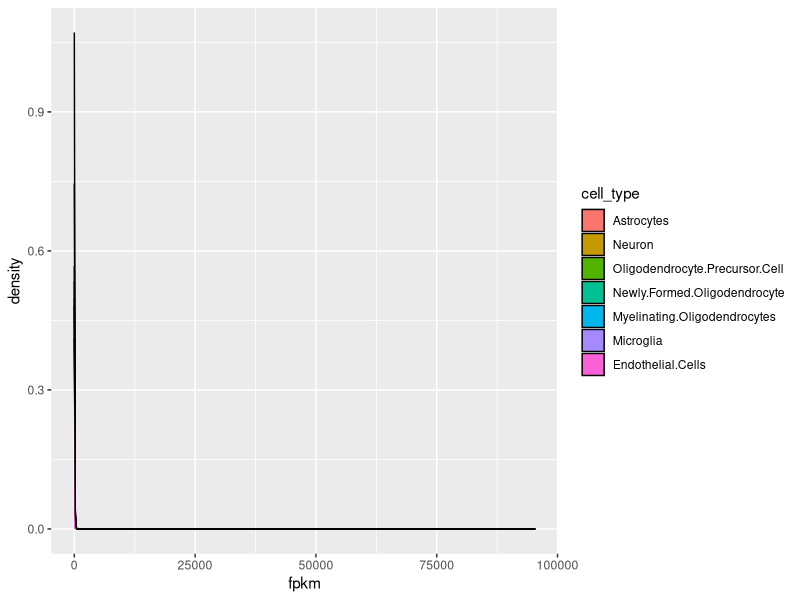
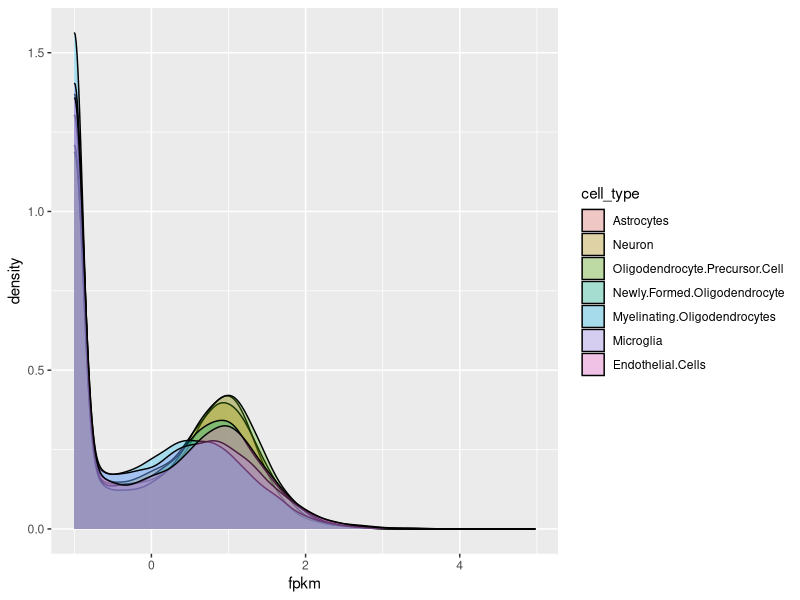
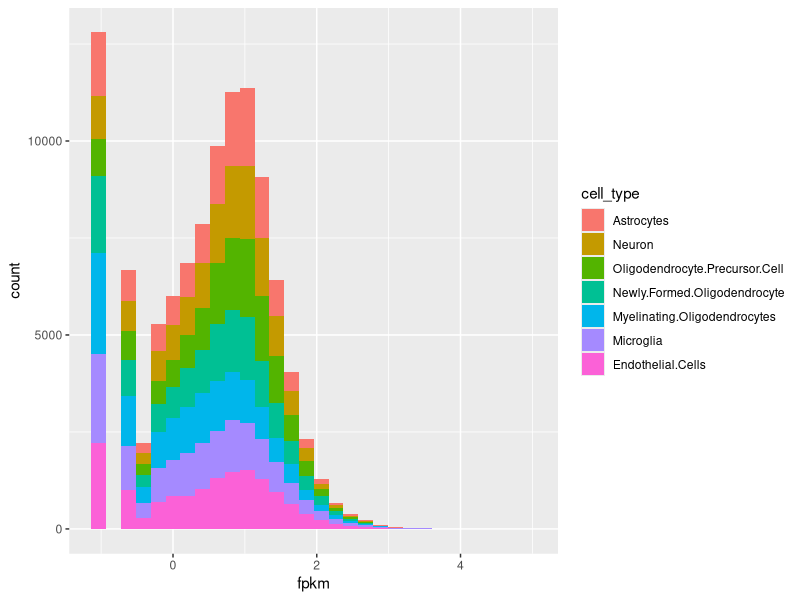
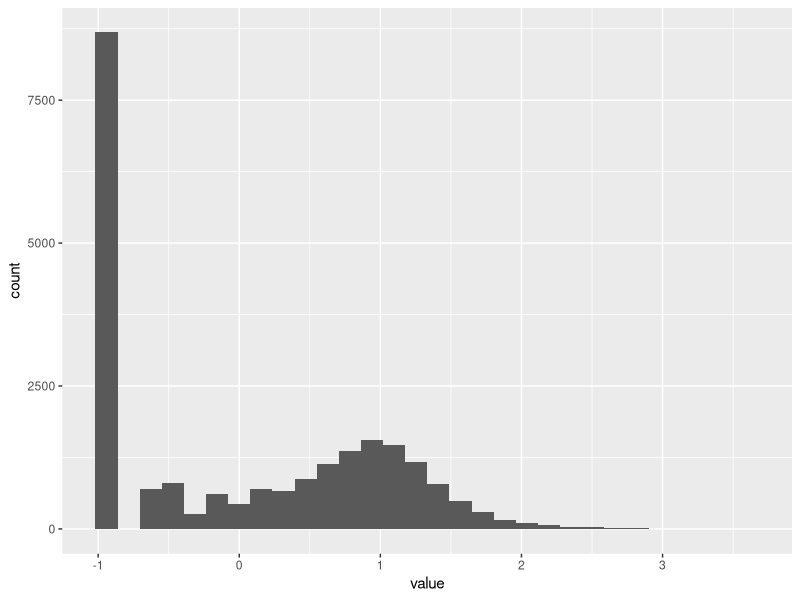
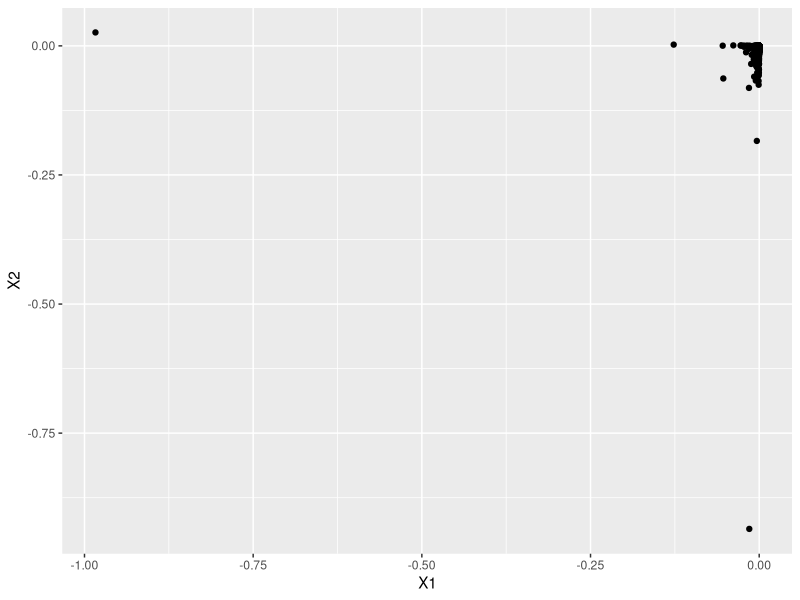
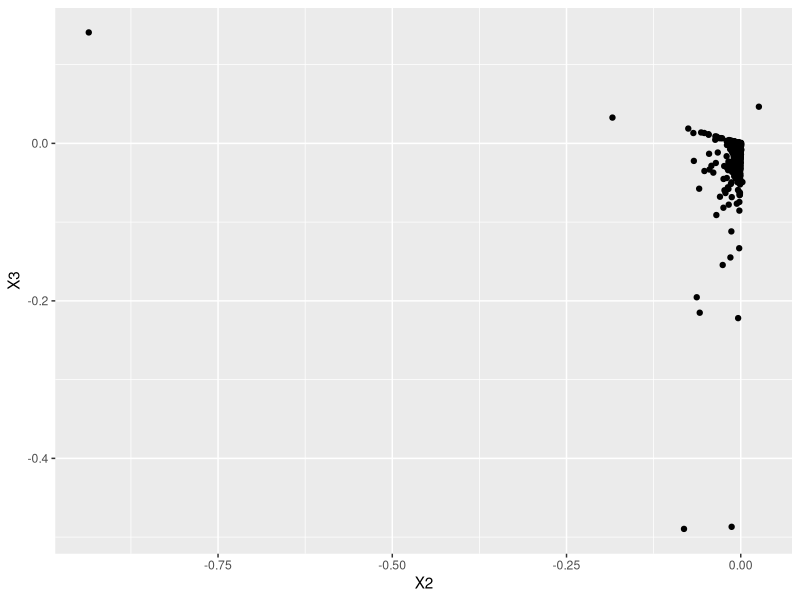
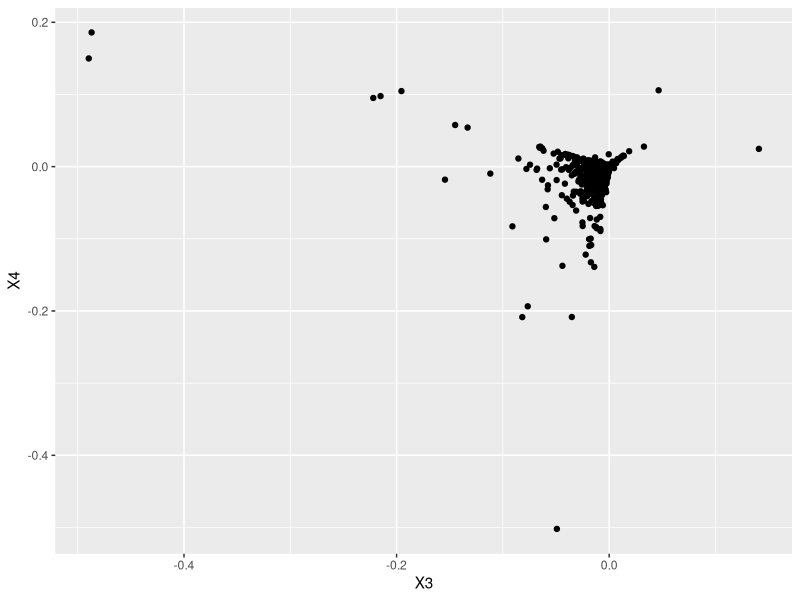
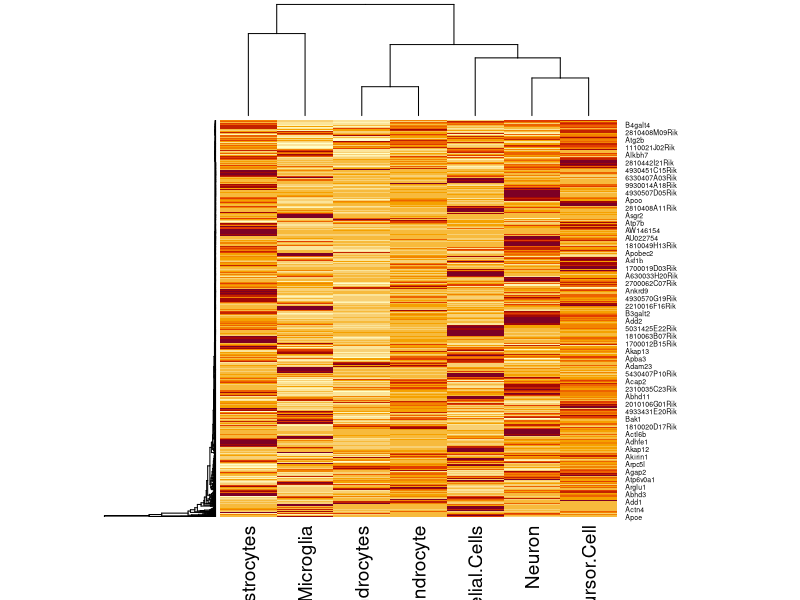

Source code (R) for these figures, in order:
library(ggplot2)
library(reshape2)

d <- read.csv('../data/barreslab_rnaseq.csv')

#Getting rid of gene description
d <- d[-2]
#Setting gene names as row names
rownames(d) <- d[,1]
d <- d[-1]

#Raw data density plot
d_formatted <- melt(d)
colnames(d_formatted) <- c('cell_type','fpkm')
ggplot(d_formatted, aes(x=fpkm, fill=cell_type)) + geom_density()

#log10 data density plot
d_log10 <- log10(d)
d_flog10 <- melt(d_log10)
colnames(d_flog10) <- c('cell_type','fpkm')
ggplot(d_flog10, aes(x=fpkm, fill=cell_type, group=cell_type)) + geom_density(alpha=0.3)

#Removing genes with a max 0.4 (lowest) value
d_nomin <- d[apply(d,1,max) > 0.4,]

#New log10 plot (no min values)
d_nomin_log10 <- log10(d_nomin)
d_fnlog10 <- melt(d_nomin_log10)
colnames(d_fnlog10) <- c('cell_type','fpkm')
#ggplot(d_fnlog10, aes(x=fpkm, fill=cell_type)) + geom_density(alpha=0.3)
ggplot(d_fnlog10, aes(x=fpkm, fill=cell_type)) + geom_histogram()

#Example of plotting log10 data of a single cell type
d_astrocyte <- melt(d$Astrocytes)
d10_astrocyte <- log10(d_astrocyte)
ggplot(d10_astrocyte, aes(x=value)) + geom_histogram()

#PRINCIPAL COMPONENT PLOTS (using no_min data)
pcs <- svd(d_nomin)
u_df <- data.frame(pcs$u)
ggplot(u_df,aes(x=X1,y=X2)) + geom_point()
ggplot(u_df,aes(x=X2,y=X3)) + geom_point()
ggplot(u_df,aes(x=X3,y=X4)) + geom_point()

#Heatmap of first 2000 genes
first2000 <- as.matrix(d_nomin[1:2000,])
heatmap(first2000)

#Function for making a qq plot from a (hard coded) distribution
my_qqplot <- function(x){
  m <- mean(x)
  sd <- sd(x)
  n <- length(x)
  
  probs <- (1:n)/(n+1)
  
  quants <- qchisq(probs, m)
  
  plot(sort(quants), sort(x))
  abline(0,1)
}
